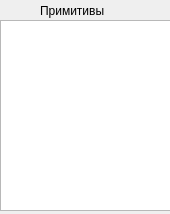
<?xml version="1.0" encoding="UTF-8"?>
<ui version="4.0">
 <class>Dialog</class>
 <widget class="QDialog" name="Dialog">
  <property name="geometry">
   <rect>
    <x>0</x>
    <y>0</y>
    <width>170</width>
    <height>214</height>
   </rect>
  </property>
  <property name="windowTitle">
   <string>Редактировать</string>
  </property>
  <widget class="QLabel" name="label">
   <property name="geometry">
    <rect>
     <x>40</x>
     <y>0</y>
     <width>81</width>
     <height>21</height>
    </rect>
   </property>
   <property name="text">
    <string>Примитивы </string>
   </property>
  </widget>
  <widget class="QListWidget" name="primitives">
   <property name="geometry">
    <rect>
     <x>0</x>
     <y>20</y>
     <width>171</width>
     <height>191</height>
    </rect>
   </property>
  </widget>
 </widget>
 <resources/>
 <connections/>
</ui>
